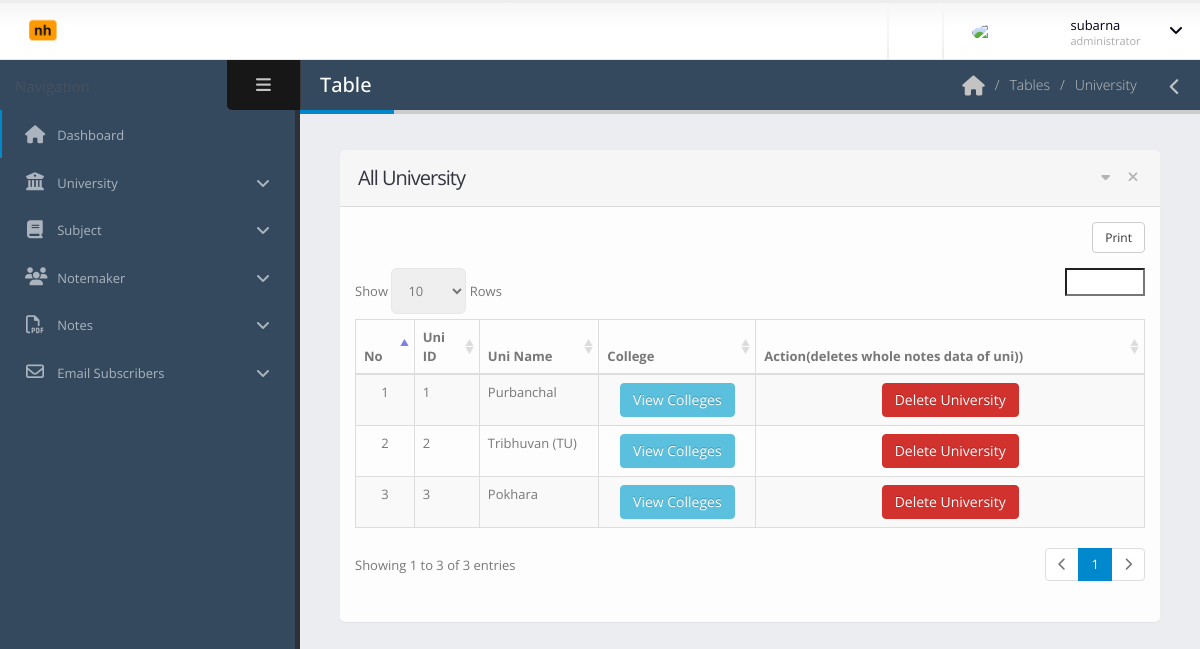
Screenshot of /dashboard/university-list.php (signed in) with the database file from the repository.
### tables this page shows
CREATE TABLE `uni_tables` (
  `uni_id` int(11) NOT NULL,
  `uni_name` varchar(255) DEFAULT NULL
);

### dashboard/university-list.php (the view, shortened to what this page needs)
<?php include 'template/header.php';
?>
	<body>
		<section class="body">
			<?php include 'template/top-bar.php'; ?>
			<div class="inner-wrapper">
				<?php include 'template/left-bar.php'; ?>
				<section role="main" class="content-body">
					<header class="page-header">
						<h2>Table</h2>
						<div class="right-wrapper pull-right">
							<ol class="breadcrumbs">
								<li>
									<a href="index.php">
										<i class="fa fa-home"></i>
									</a>
								</li>
								<li><span>Tables</span></li>
								<li><span>University</span></li>
							</ol>
							<a class="sidebar-right-toggle" data-open="sidebar-right"><i class="fa fa-chevron-left"></i></a>
						</div>
					</header>
						<section class="panel">
							<header class="panel-heading">
								<div class="panel-actions">
									<a href="#" class="fa fa-caret-down"></a>
									<a href="#" class="fa fa-times"></a>
								</div>
								<h2 class="panel-title">All University</h2>
							</header>
							<div class="panel-body">
								<table class="table table-bordered table-striped mb-none" id="datatable-tabletools" data-swf-path="assets/vendor/jquery-datatables/extras/TableTools/swf/copy_csv_xls_pdf.swf">
									<thead>
										<tr>
											<th>No</th>
											<th>Uni ID</th>
											<th>Uni Name</th>
											<th class="hidden-phone">College</th>
											<th class="hidden-phone">Action(deletes whole notes data of uni))</th>
										</tr>
									</thead>
									<tbody>
										<?php
										$count = 1;
										$con = connect();
										$sql = "SELECT * FROM `uni_tables`;";
										$result = $con->query($sql);
										foreach ($result as $r) {
										?>
										<tr class="gradeX">
											<td class="center hidden-phone"><?php echo $count; ?></td>
											<td><?php echo $r['uni_id']; ?></td>
											<td><?php echo $r['uni_name']; ?></td>
											<td class="center hidden-phone">
												<a href="view-college-list.php?uni_id=<?php echo $r['uni_id']; ?>" class="btn btn-info"  onclick="if (!Done()) return false; ">View Colleges</a>
											</td>
											<td class="center hidden-phone">
												<a href="delete-university.php?uni_id=<?php echo $r['uni_id']; ?>" class="btn btn-danger"  onclick="if (!Done()) return false; ">Delete University</a>
											</td>
										</tr>
										<?php $count++; } ?>
									</tbody>
								</table>
							</div>
						</section>
				</section>
			</div>
		</section>
	</body>
</html>

### dashboard/assets/stylesheets/skins/default.css (style rules this page uses)
a, .btn-link { color: #0088cc; }
body .btn-danger { color: #ffffff; text-shadow: 0 -1px 0 rgba(0, 0, 0, 0.25); background-color: #d2322d; border-color: #d2322d; }
body .btn-info { color: #ffffff; text-shadow: 0 -1px 0 rgba(0, 0, 0, 0.25); background-color: #5bc0de; border-color: #5bc0de; }
.page-header h2 { border-bottom-color: #0088cc; }

### rows the page displays
uni_tables: uni_id "1", uni_name "Purbanchal"
uni_tables: uni_id "2", uni_name "Tribhuvan (TU)"
uni_tables: uni_id "3", uni_name "Pokhara"

### other values shown
$_SESSION['name'] "subarna"
